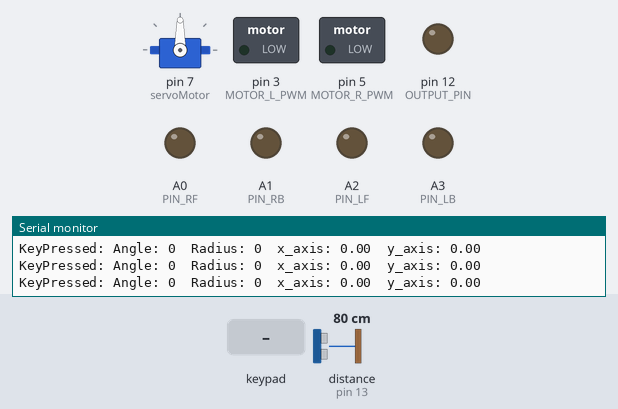
A sketch run on a simulated Arduino Uno, built with avr-gcc and run on an emulated ATmega328P. On the bench: servo, switched loads named in the sketch (green lamp = pin HIGH), output pins drawn as LEDs (lit = HIGH), the last lines printed to the serial monitor. The test bench sets the inputs (shaded band); at power-on: distance to the obstacle (sensor on pin 13) 80 cm. The echo pulse lasts 58.3 µs per cm.

Above: at 1.2 s.
1.3 s: key 'S' pressed
At 2.5 s:
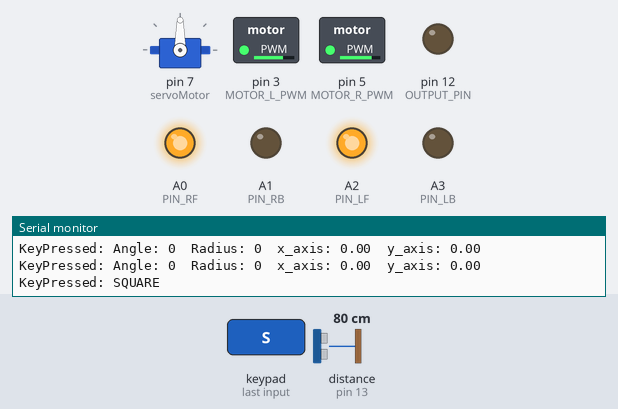
4.3 s: key 'D' pressed
At 4.7 s:
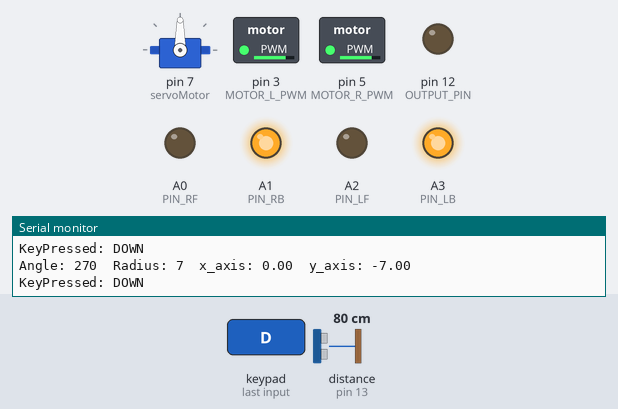
6.3 s: key 'R' pressed
At 6.52 s:
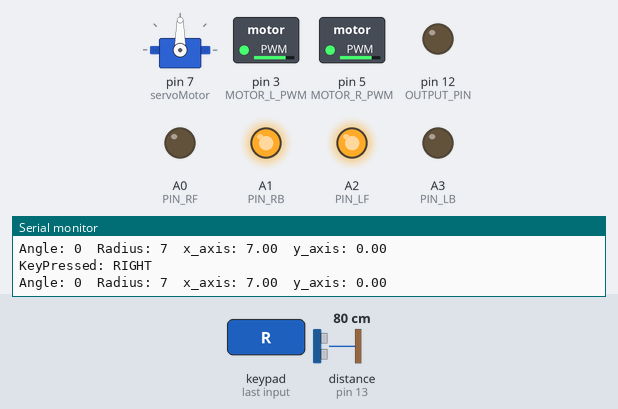
8.2 s: key 'O' pressed
At 9.0 s:
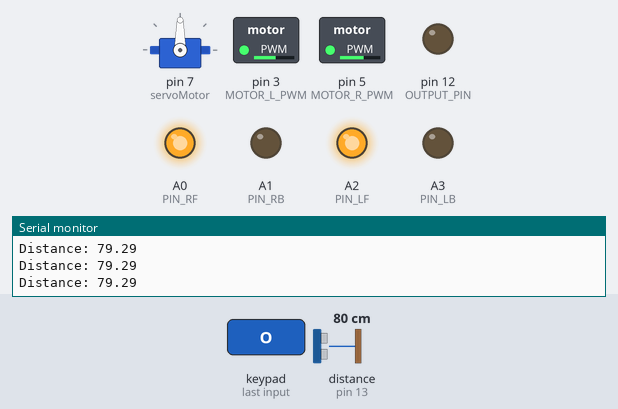
Timing chart, 0 to 10.7 s (numbered marks = the images above; inputs shaded):
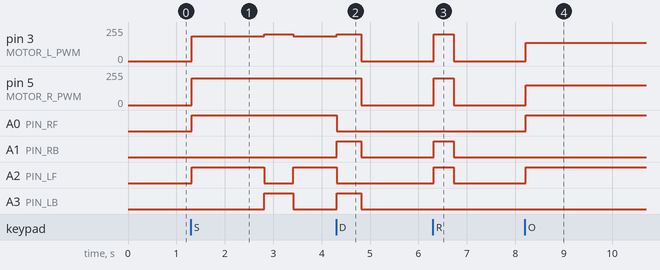

Measured:
- after the input at 1.3 s, pin 3 (MOTOR_L_PWM): 0/255 → 184/255 at once, → 200/255 1.5 s later, → 184/255 0.60 s later; pin 5 (MOTOR_R_PWM): 0/255 → 200/255 at once; A0 (PIN_RF): LOW → HIGH at once; A2 (PIN_LF): LOW → HIGH at once, → LOW 1.5 s later, → HIGH 0.60 s later; A3 (PIN_LB): LOW → HIGH after 1.5 s, → LOW 0.60 s later
- after the input at 4.3 s, pin 3 (MOTOR_L_PWM): 184/255 → 200/255 at once, → 0/255 0.50 s later; pin 5 (MOTOR_R_PWM): 200/255 → 0/255 after 0.52 s instead of 0.02 s; A1 (PIN_RB), A3 (PIN_LB): LOW → HIGH at once, → LOW 0.50 s later
- after the input at 6.3 s, pin 3 (MOTOR_L_PWM), pin 5 (MOTOR_R_PWM): 0/255 → 200/255 at once, → 0/255 0.41 s later; A1 (PIN_RB), A2 (PIN_LF): LOW → HIGH at once, → LOW 0.41 s later
- after the input at 8.2 s, pin 3 (MOTOR_L_PWM): 0/255 → 138/255 at once; pin 5 (MOTOR_R_PWM): 0/255 → 150/255 at once; A0 (PIN_RF), A2 (PIN_LF): LOW → HIGH at once

The sketch:

main.ino
```cpp
#define CUSTOM_SETTINGS
#define INCLUDE_GAMEPAD_MODULE

#include <Dabble.h>
#include <Servo.h>

// Motor pin definitions
const int PIN_RF = A0;         // Right Motor Forward
const int PIN_RB = A1;         // Right Motor Backward
const int PIN_LF = A2;         // Left Motor Forward
const int PIN_LB = A3;         // Left Motor Backward

const int MOTOR_L_PWM = 3;     // Left Motor PWM Pin
const int MOTOR_R_PWM = 5;     // Right Motor PWM Pin

// Ultrasonic sensor pins
const int INPUT_PIN  = 13;     // Ultrasonic signal receiving pin
const int OUTPUT_PIN = 12;     // Ultrasonic signal emission pin

// Global constants and variables
const float SPEED_CORRECTION = 0.9;       // Left-to-right speed ratio correction
const unsigned long SERIAL_BAUD_RATE = 38400;
const int SERVO_DELAY = 200;              // Delay for servo stabilization (ms)

Servo servoMotor;        // Servo instance

// Variables to store sensor measurements
float frontDistance, leftDistance, rightDistance;
bool stopMotorsFlag = false;

// --- Motor Control Functions ---

// Stops all motors
void stopAllMotors() {
  analogWrite(MOTOR_R_PWM, 0);
  analogWrite(MOTOR_L_PWM, 0);
  digitalWrite(PIN_RF, LOW);
  digitalWrite(PIN_RB, LOW);
  digitalWrite(PIN_LF, LOW);
  digitalWrite(PIN_LB, LOW);
}

// Move forward at the given speed for the specified duration (milliseconds)
void advance(int speed, int durationMs) {
  digitalWrite(PIN_RF, HIGH);
  digitalWrite(PIN_RB, LOW);
  digitalWrite(PIN_LF, HIGH);
  digitalWrite(PIN_LB, LOW);
  analogWrite(MOTOR_L_PWM, speed * 0.92); // Adjusted for left motor compensation
  analogWrite(MOTOR_R_PWM, speed);
  delay(durationMs);
}

// Move backward at the given speed
void moveBackward(int speed) {
  digitalWrite(PIN_RF, LOW);
  digitalWrite(PIN_RB, HIGH);
  digitalWrite(PIN_LF, LOW);
  digitalWrite(PIN_LB, HIGH);
  analogWrite(MOTOR_R_PWM, speed);
  analogWrite(MOTOR_L_PWM, speed);
  delay(250);
}

// Turn left at the given speed
void turnLeft(int speed) {
  digitalWrite(PIN_RF, HIGH);
  digitalWrite(PIN_RB, LOW);
  digitalWrite(PIN_LF, LOW);
  digitalWrite(PIN_LB, HIGH);
  analogWrite(MOTOR_R_PWM, speed);
  analogWrite(MOTOR_L_PWM, speed);
  delay(100);
}

// Turn right at the given speed
void turnRight(int speed) {
  digitalWrite(PIN_RF, LOW);
  digitalWrite(PIN_RB, HIGH);
  digitalWrite(PIN_LF, HIGH);
  digitalWrite(PIN_LB, LOW);
  analogWrite(MOTOR_R_PWM, speed);
  analogWrite(MOTOR_L_PWM, speed);
  delay(100);
}

// Perform a 90-degree right turn
void turnRight90() {
  digitalWrite(PIN_RF, LOW);
  digitalWrite(PIN_RB, HIGH);
  digitalWrite(PIN_LF, HIGH);
  digitalWrite(PIN_LB, LOW);
  analogWrite(MOTOR_R_PWM, 200);
  analogWrite(MOTOR_L_PWM, 200);
  delay(700);   // Adjust for precise 90° turn
  stopAllMotors();
}

// Perform a 90-degree left turn
void turnLeft90() {
  digitalWrite(PIN_RF, HIGH);
  digitalWrite(PIN_RB, LOW);
  digitalWrite(PIN_LF, LOW);
  digitalWrite(PIN_LB, HIGH);
  analogWrite(MOTOR_R_PWM, 200);
  analogWrite(MOTOR_L_PWM, 200);
  delay(600);   // Adjust for precise 90° turn
  stopAllMotors();
}

// --- Ultrasonic Sensor Functions ---

// Reads the distance measured by the front sensor
void readFrontDistance() {
  servoMotor.write(90);
  digitalWrite(OUTPUT_PIN, LOW);
  delayMicroseconds(2);
  digitalWrite(OUTPUT_PIN, HIGH);
  delayMicroseconds(10);
  digitalWrite(OUTPUT_PIN, LOW);
  frontDistance = pulseIn(INPUT_PIN, HIGH) / 5.8 / 10;  // Conversion to cm
  Serial.print("Front distance: ");
  Serial.println(frontDistance);
}

// Reads the distance measured by the left sensor
void readLeftDistance() {
  servoMotor.write(5);
  delay(SERVO_DELAY);
  digitalWrite(OUTPUT_PIN, LOW);
  delayMicroseconds(2);
  digitalWrite(OUTPUT_PIN, HIGH);
  delayMicroseconds(10);
  digitalWrite(OUTPUT_PIN, LOW);
  leftDistance = pulseIn(INPUT_PIN, HIGH) / 5.8 / 10;  // Conversion to cm
  Serial.print("Left distance: ");
  Serial.println(leftDistance);
}

// Reads the distance measured by the right sensor
void readRightDistance() {
  servoMotor.write(177);
  delay(SERVO_DELAY);
  digitalWrite(OUTPUT_PIN, LOW);
  delayMicroseconds(2);
  digitalWrite(OUTPUT_PIN, HIGH);
  delayMicroseconds(10);
  digitalWrite(OUTPUT_PIN, LOW);
  rightDistance = pulseIn(INPUT_PIN, HIGH) / 5.8 / 10;  // Conversion to cm
  Serial.print("Right distance: ");
  Serial.println(rightDistance);
}

// --- Maze Navigation Functions ---

enum Direction { FORWARD, LEFT, RIGHT, BACKWARD };
Direction decisionDirection;

// Uses sensor data to determine navigation decisions
void detection() {
  readFrontDistance();

  if (frontDistance < 10) {
    stopAllMotors();
    moveBackward(2);
  } else if (frontDistance < 25) {
    stopAllMotors();
    readLeftDistance();
    delay(SERVO_DELAY);
    readRightDistance();
    delay(SERVO_DELAY);

    // Choose direction based on comparative distance
    if (leftDistance > rightDistance) {
      decisionDirection = LEFT;
    } else {
      decisionDirection = RIGHT;
    }

    // If both left and right distances are too close, move backward
    if (leftDistance < 15 && rightDistance < 15) {
      decisionDirection = BACKWARD;
    }
  } else {
    decisionDirection = FORWARD;
  }
}

// A predefined maze routine
void hardcodedMaze() {
  advance(200, 1500);
  stopAllMotors();
  turnLeft90();
  advance(200, 900);
  stopAllMotors();
}

// A maze navigation routine using sensor inputs
void startMaze() {
  pinMode(OUTPUT_PIN, OUTPUT);
  pinMode(INPUT_PIN, INPUT);

  long duration;
  float distance;
  int middleCheck = 0;
  bool turnSequence[] = {false, false, true, true, false};
  int numTurns = sizeof(turnSequence) / sizeof(turnSequence[0]);

  for (int i = 0; i < numTurns; i++) {
    // Move forward until an obstacle is detected within 10 cm
    while (true) {
      digitalWrite(OUTPUT_PIN, LOW);
      delayMicroseconds(2);
      digitalWrite(OUTPUT_PIN, HIGH);
      delayMicroseconds(10);
      digitalWrite(OUTPUT_PIN, LOW);

      duration = pulseIn(INPUT_PIN, HIGH, 30000);
      distance = duration * 0.034 / 2;

      Serial.print("Distance: ");
      Serial.println(distance);

      if (distance <= 10.0 && distance > 0) {
        break;
      }

      advance(150, 150);
      // Middle correction logic placeholder (if needed)
      if (middleCheck > 2) {
        // Insert logic here if necessary
        middleCheck = 0;
      }
      delay(50);
      middleCheck++;
    }

    stopAllMotors();
    delay(200);

    // Execute turn based on predefined sequence
    if (turnSequence[i]) {
      turnRight90();
    } else {
      turnLeft90();
    }
    delay(300);
  }
}

// --- Arduino Setup and Loop ---

void setup() {
  Serial.begin(SERIAL_BAUD_RATE);
  Dabble.begin(9600, 11, 10);

  // Set motor control pins as OUTPUT
  pinMode(PIN_RF, OUTPUT);
  pinMode(PIN_RB, OUTPUT);
  pinMode(PIN_LF, OUTPUT);
  pinMode(PIN_LB, OUTPUT);
  pinMode(MOTOR_L_PWM, OUTPUT);
  pinMode(MOTOR_R_PWM, OUTPUT);

  // Attach servo to pin 7 and initialize ultrasonic sensor pins
  servoMotor.attach(7);
  pinMode(INPUT_PIN, INPUT);
  pinMode(OUTPUT_PIN, OUTPUT);

  stopAllMotors();
}

void loop() {
  Dabble.processInput();
  Serial.print("KeyPressed: ");

  stopMotorsFlag = true;

  // Handle GamePad input
  if (GamePad.isUpPressed()) {
    Serial.println("UP");
    advance(200, 150);
    stopMotorsFlag = false;
  }
  if (GamePad.isDownPressed()) {
    Serial.println("DOWN");
    moveBackward(200);
    stopMotorsFlag = false;
  }
  if (GamePad.isLeftPressed()) {
    Serial.println("LEFT");
    turnLeft(200);
    stopMotorsFlag = false;
  }
  if (GamePad.isRightPressed()) {
    Serial.println("RIGHT");
    turnRight(200);
    stopMotorsFlag = false;
  }
  if (GamePad.isSquarePressed()) {
    Serial.println("SQUARE");
    hardcodedMaze();
    stopMotorsFlag = false;
  }
  if (GamePad.isCirclePressed()) {
    Serial.println("CIRCLE");
    startMaze();
    stopMotorsFlag = false;
  }
  if (GamePad.isCrossPressed()) {
    Serial.println("CROSS");
  }
  if (GamePad.isTrianglePressed()) {
    Serial.println("TRIANGLE");
  }
  if (GamePad.isStartPressed()) {
    Serial.println("START");
  }
  if (GamePad.isSelectPressed()) {
    Serial.println("SELECT");
  }
  if (stopMotorsFlag) {
    stopAllMotors();
  }

  // Log analog input from GamePad
  int angle = GamePad.getAngle();
  int radius = GamePad.getRadius();
  float xAxis = GamePad.getXaxisData();
  float yAxis = GamePad.getYaxisData();

  Serial.print("Angle: ");
  Serial.print(angle);
  Serial.print("\tRadius: ");
  Serial.print(radius);
  Serial.print("\tx_axis: ");
  Serial.print(xAxis);
  Serial.print("\ty_axis: ");
  Serial.println(yAxis);
  Serial.println();
}
```
